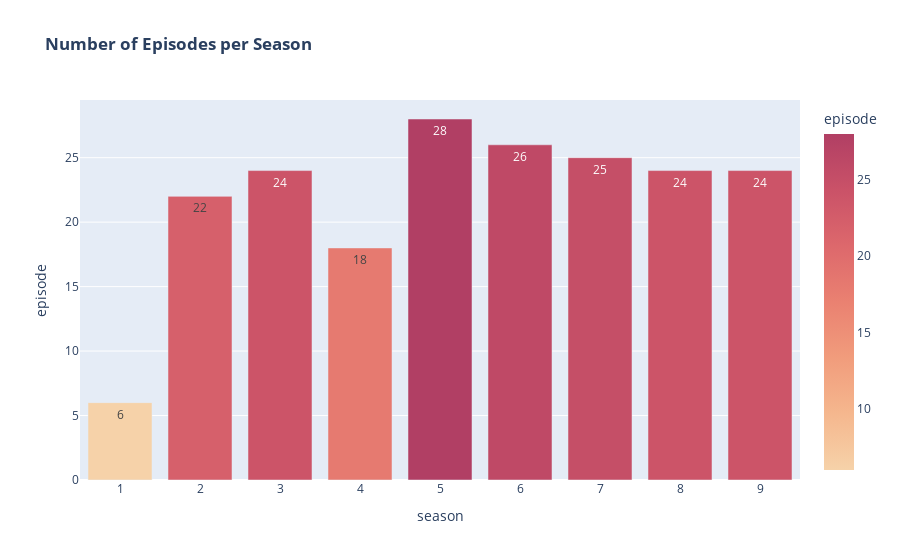

Notebook source saved alongside this figure:
### Code cell
fig = px.bar(seasons, x = 'season', y = 'episode', orientation = 'v', 
             title = '<b>Number of Episodes per Season</b>',
            color_continuous_scale=px.colors.sequential.Redor,color = 'episode',text = 'episode')
fig.show()
# fig.write_image('../images/episodes.png')

### Figure 1 — Plotly figure (JSON) as saved in the notebook; plotly's stock layout.template omitted (floating-point values rounded to 4 significant figures)
{"data": [{"alignmentgroup": "True", "hovertemplate": "season=%{x}<br>episode=%{marker.color}<extra></extra>", "legendgroup": "", "marker": {"color": [6, 22, 24, 18, 28, 26, 25, 24, 24], "coloraxis": "coloraxis"}, "name": "", "offsetgroup": "", "orientation": "v", "showlegend": false, "text": [6, 22, 24, 18, 28, 26, 25, 24, 24], "textposition": "auto", "type": "bar", "x": [1, 2, 3, 4, 5, 6, 7, 8, 9], "xaxis": "x", "y": [6, 22, 24, 18, 28, 26, 25, 24, 24], "yaxis": "y"}], "layout": {"barmode": "relative", "coloraxis": {"colorbar": {"title": {"text": "episode"}}, "colorscale": [[0, "rgb(246, 210, 169)"], [0.1667, "rgb(245, 183, 142)"], [0.3333, "rgb(241, 156, 124)"], [0.5, "rgb(234, 129, 113)"], [0.6667, "rgb(221, 104, 108)"], [0.8333, "rgb(202, 82, 104)"], [1, "rgb(177, 63, 100)"]]}, "legend": {"tracegroupgap": 0}, "title": {"text": "<b>Number of Episodes per Season</b>"}, "xaxis": {"anchor": "y", "domain": [0, 1], "title": {"text": "season"}}, "yaxis": {"anchor": "x", "domain": [0, 1], "title": {"text": "episode"}}}}
